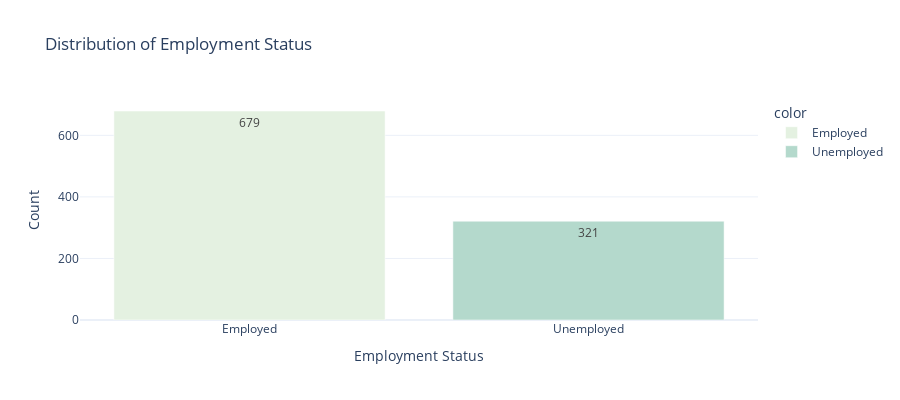

The notebook cell saved with this chart:
### Code cell
# Distribution of the Employment Status Column
employment_counts = warren_df['Employment Status'].value_counts()

fig = px.bar(
    x=employment_counts.index,
    y=employment_counts.values,
    labels={'x': 'Employment Status', 'y': 'Count'},
    title='Distribution of Employment Status',
    color=employment_counts.index,
    color_discrete_sequence=px.colors.sequential.Mint,
    text_auto=True
)

fig.update_layout(
    xaxis_title='Employment Status',
    yaxis_title='Count',
    template='plotly_white',
    width=900,
    height=400
)

fig.show()

### Figure 1 — Plotly figure (JSON) as saved in the notebook; plotly's stock layout.template omitted (floating-point values rounded to 4 significant figures)
{"data": [{"hovertemplate": "color=Employed<br>Employment Status=%{x}<br>Count=%{y}<extra></extra>", "legendgroup": "Employed", "marker": {"color": "rgb(228, 241, 225)", "pattern": {"shape": ""}}, "name": "Employed", "orientation": "v", "showlegend": true, "textposition": "auto", "texttemplate": "%{y}", "type": "bar", "x": ["Employed"], "xaxis": "x", "y": [679], "yaxis": "y"}, {"hovertemplate": "color=Unemployed<br>Employment Status=%{x}<br>Count=%{y}<extra></extra>", "legendgroup": "Unemployed", "marker": {"color": "rgb(180, 217, 204)", "pattern": {"shape": ""}}, "name": "Unemployed", "orientation": "v", "showlegend": true, "textposition": "auto", "texttemplate": "%{y}", "type": "bar", "x": ["Unemployed"], "xaxis": "x", "y": [321], "yaxis": "y"}], "layout": {"barmode": "relative", "height": 400, "legend": {"title": {"text": "color"}, "tracegroupgap": 0}, "title": {"text": "Distribution of Employment Status"}, "width": 900, "xaxis": {"anchor": "y", "domain": [0, 1], "title": {"text": "Employment Status"}}, "yaxis": {"anchor": "x", "domain": [0, 1], "title": {"text": "Count"}}}}
